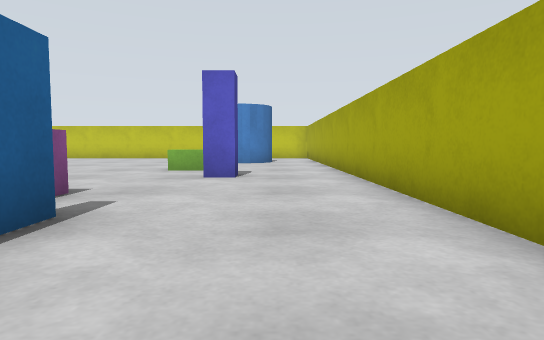
View 1 (above)

17 first-person views from a walk through a world built for the Gazebo simulator. The camera is 0.61 m above the floor, tilts 4° down and sees 75° across. The floor is counted in squares, 1 m on a side. Each view is taken from the middle of a square. On the plan, view 1 faces up. The plan holds only what a view shows up to about 10 squares ahead; the rest is blank.

View 2
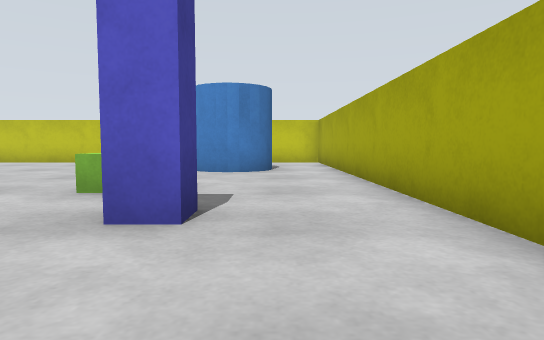

View 3
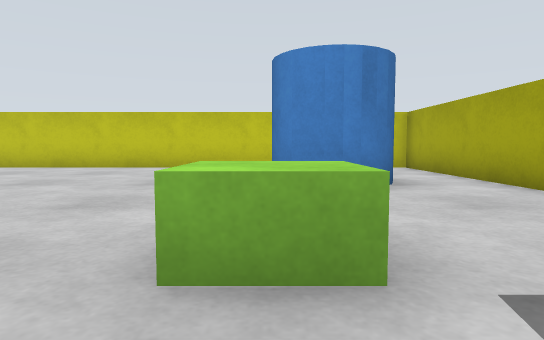

View 4
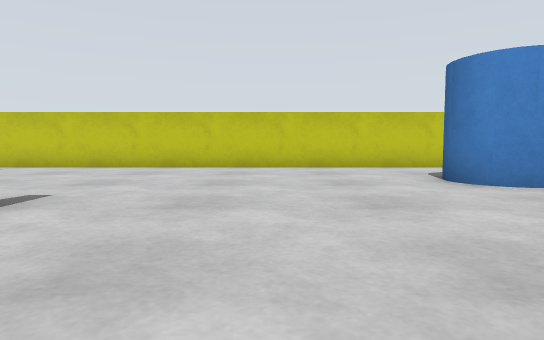

View 5
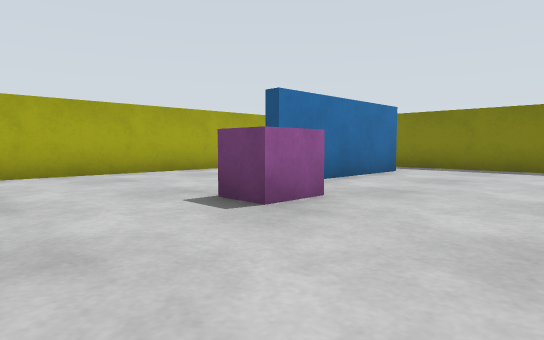

View 6
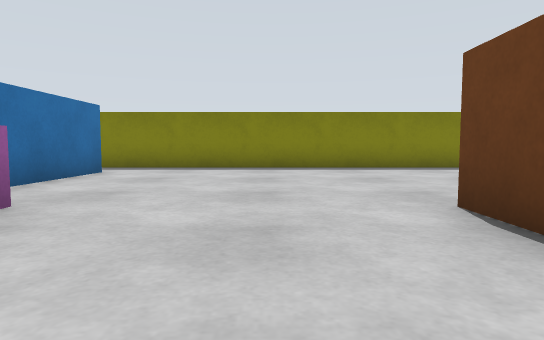

View 7
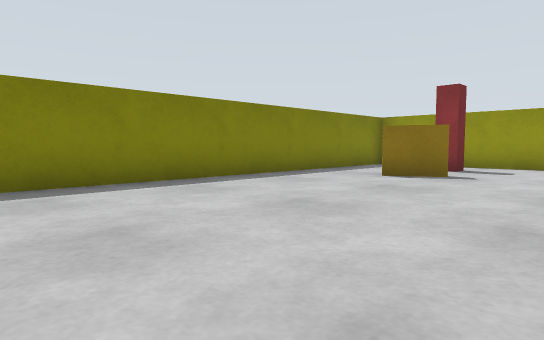

View 8
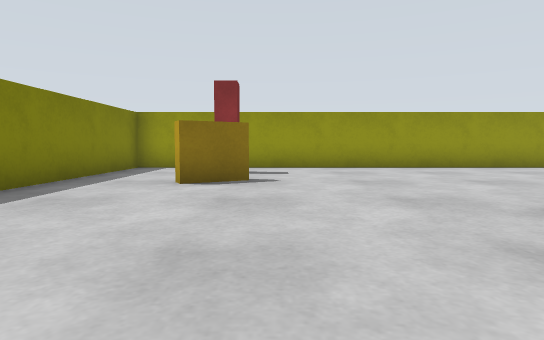

View 9
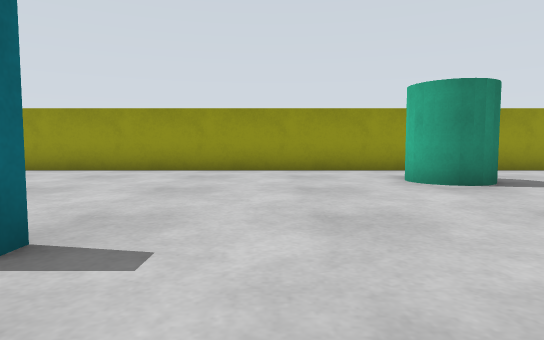

View 10
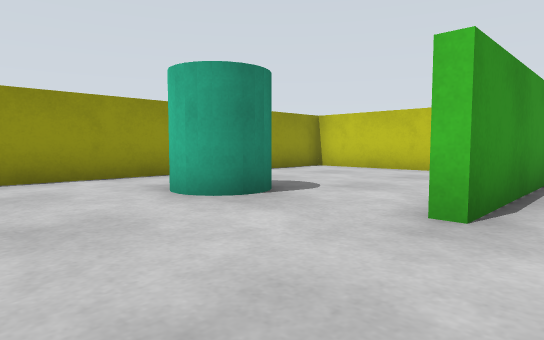

View 11
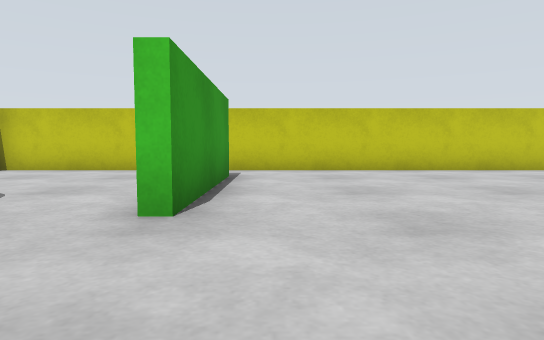

View 12
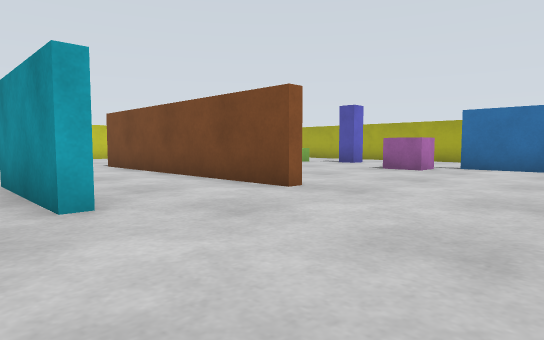

View 13
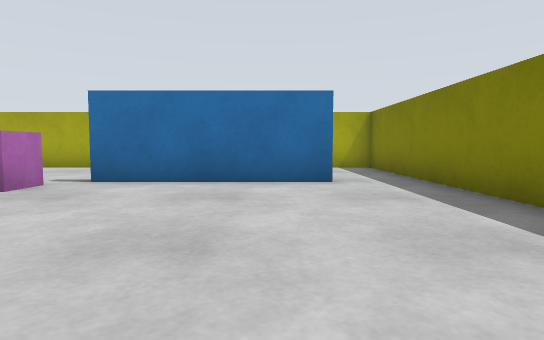

View 14
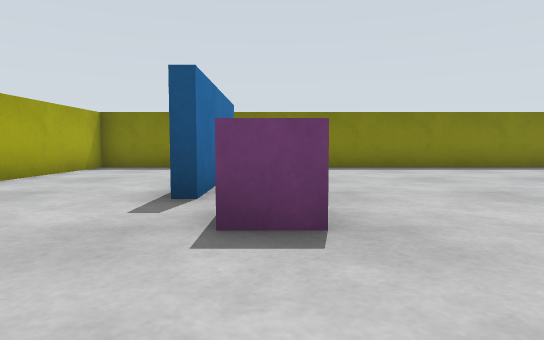

View 15
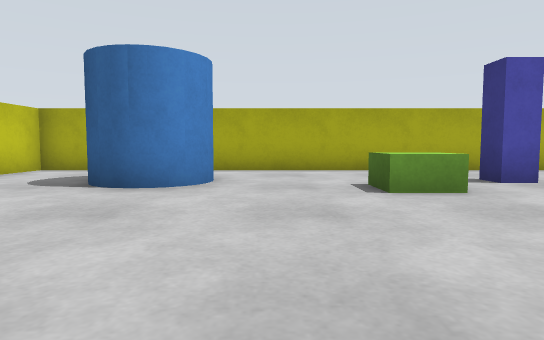

View 16
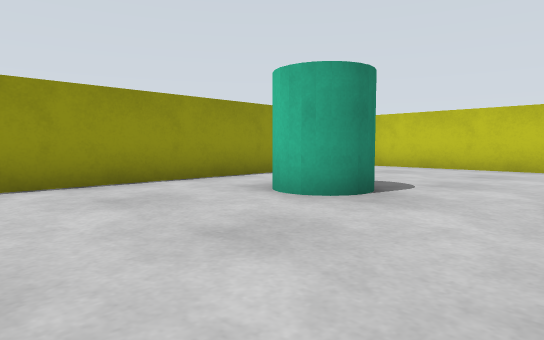

View 17
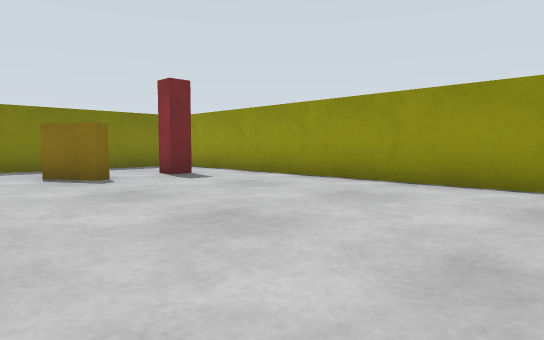

### Floor plan
Key: @ floor where view 1 was taken; # wall or solid block; . floor; B green box; P pillar; M magenta box; C blue cylinder; Y yellow box; G green cylinder.
Columns run from 18 left of view 1 to 2 right of it. Each row starts with its distance up from view 1.
 17 #####################
 16 #...................#
 15 #.....#.............#
 14 #.....#..........C..#
 13 #.....#.........C C.#
 12 #.....#..........C..#
 11 #..G................#
 10 #.........#.........#
  9 #.........#.....B...#
  8 #.........# ........#
  7 #.........# .....P..#
  6 #......#..#.........#
  5 #......#..#.........#
  4 #......#..#....M....#
  3 #...............#...#
  2 #...............#...#
  1 #...............#...#
  0 #.P.Y...........#.@.#
 -1 #...............#...#
 -2 #...................#
 -3 #####################

Positions as (right, up) in squares from view 1, and headings:
1: (0, 0), facing up
2: (0, 4), facing up
3: (-2, 7), facing up
4: (-5, 7), facing up
5: (-6, 7), facing down-right
6: (-6, 7), facing down
7: (-7, 3), facing down-left
8: (-8, 1), facing left
9: (-9, 8), facing left
10: (-11, 8), facing up-left
11: (-11, 8), facing up
12: (-12, 0), facing up-right
13: (-8, 0), facing right
14: (-3, 7), facing down
15: (-7, 11), facing right
16: (-12, 7), facing up-left
17: (-12, 7), facing down-left
